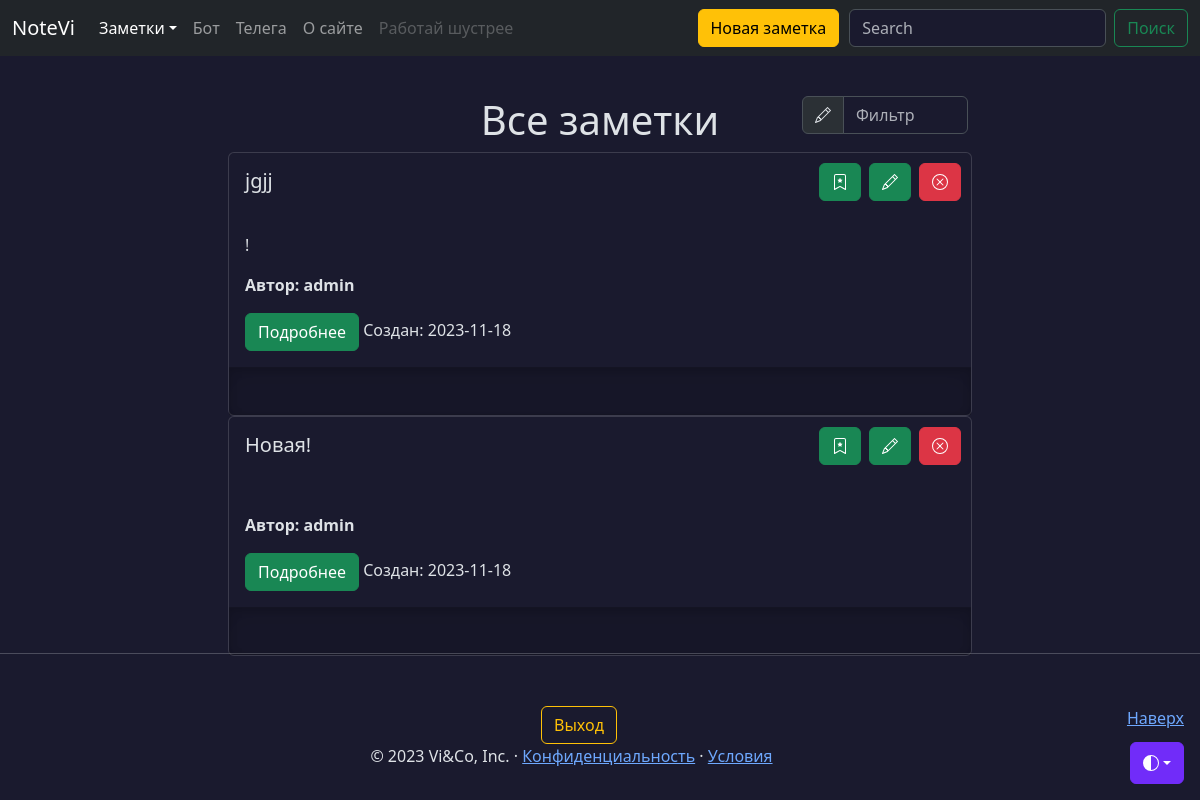
The app's page /notes (signed in) with its own data.
### models.py (models this page shows, shortened)
class Note(db.Model):
    id = db.Column(db.Integer, primary_key=True)
    title = db.Column(db.String(100), nullable=False, default=' ')
    intro = db.Column(db.String(200), nullable=False, default=' ')
    text = db.Column(db.Text, nullable=False, default=' ')
    user_id = db.Column(db.Integer,
                        db.ForeignKey('user.id'),
                        nullable=False,
                        default=1)
    data = db.Column(db.Date, nullable=False, default=datetime.utcnow)
    favorites = db.relationship('User',
                                secondary='favorites',
                                backref=db.backref('favorite_notes',
                                                   lazy=True),
                                lazy='subquery')
    public = db.Column(db.String(8), default=None)
    files = db.relationship('File',
                            secondary='note_file',
                            lazy='subquery',
                            backref=db.backref('notes',
                                               lazy=True))

class User(db.Model, UserMixin):
    id = db.Column(db.Integer, primary_key=True)
    username = db.Column(
        db.String(64), index=True, unique=True, nullable=False
    )
    email = db.Column(db.String(120), index=True, unique=True, nullable=False)
    password_hash = db.Column(db.String(255), nullable=False)
    notes = db.relationship('Note', backref='author', lazy='dynamic')
    created_on = db.Column(db.DateTime(), default=datetime.utcnow)
    updated_on = db.Column(
        db.DateTime(), default=datetime.utcnow, onupdate=datetime.utcnow
    )
    is_active = db.Column(db.Boolean(), default=True)
    def is_favorite(self, note):
        if not self.favorite_notes:
            return False
        return note in self.favorite_notes
    def is_author(self, note):
        return self.id == note.user_id

### views/notes.py (the view)
@app.route('/notes')
def notes():
    endpoint = request.endpoint
    if current_user.is_authenticated:
        notes = (Note.query
                     .filter(Note.user_id == current_user.id)
                     .order_by(Note.id.desc())
                     .all())
        return render_template('notes.html', notes=notes, endpoint=endpoint)
    else:
        return render_template('notes.html', endpoint=endpoint)

### models.py (called while the page is built)
@login_manager.user_loader
def load_user(user_id):
    return db.session.query(User).get(user_id)

### templates/notes.html (shortened to what this page needs)
{% extends 'base.html' %}
{% block content %}
{% if endpoint == 'public' or current_user.is_authenticated %}
<div class="container mt-5">
  <div class="row justify-content-md-center">
    <div class="col-sm-4 col-lg-2">
    </div>
    <div class="col-sm-4 align-self-center">
      {% if notes|length > 0 %}
        <h1 style="text-align: center;">Все заметки</h1>
      {% endif %}
    </div>
    <div class="col-sm-4 col-lg-2 mb-2">
      <div class="input-group">
        <span class="input-group-text" id="basic-addon1">
        </span>
        <input type="text" class="form-control" placeholder="Фильтр" aria-label="Фильтр" aria-describedby="basic-addon1" id="filterInput">
      </div>
    </div>
  </div>
  {% if notes|length > 0 %}
    {% for note in notes %}
      <div class="card container col-lg-8 p-0">
        <div class="card-body container">
          <h5 class="card-title col-6">{{ note.title }}</h5>
          <il class="col">{% include 'includes/btn.html' %}</il>
        </div>
        <div class="card-body container">
          <p class="card-text row-md">{{ note.intro }}</p>
          <p><b>Автор: {{ note.author.username }}</b></p>
          <a href="/notes/{{ note.id }}" class="btn btn-success" data-toggle="button" aria-pressed="false" autocomplete="off">
              Подробнее
          </a>
          <note class="date col">Cоздан: {{ note.data }}</note>
        </div>
        <div class="b-example-divider" style="width: 100%;"></div>
      </div>
    {% endfor %}
  {% endif %}
</div>
{% else %}
<div class="container mt-5">
  <h1 style="text-align: center;">Войдите или зарегистрируйтесь</h1>
</div>
{% endif %}
{% endblock %}

### templates/includes/btn.html (shortened to what this page needs)
{% if current_user.is_authenticated %}
  {% if not current_user.is_author(note) %}
  <a {% if current_user.is_favorite(note) %} href="/notes/{{ note.id }}/unfavorite" class="btn btn-success btn-bd-primary delete-button" {% else %} href="/notes/{{ note.id }}/favorite" class="btn btn-success delete-button" {% endif %}>
    <svg xmlns="http://www.w3.org/2000/svg" width="16" height="16" fill="currentColor" class="bi bi-trash" viewBox="0 0 16 16">
      <path d="M7.84 4.1a.178.178 0 0 1 .32 0l.634 1.285a.178.178 0 0 0 .134.098l1.42.206c.145.021.204.2.098.303L9.42 6.993a.178.178 0 0 0-.051.158l.242 1.414a.178.178 0 0 1-.258.187l-1.27-.668a.178.178 0 0 0-.165 0l-1.27.668a.178.178 0 0 1-.257-.187l.242-1.414a.178.178 0 0 0-.05-.158l-1.03-1.001a.178.178 0 0 1 .098-.303l1.42-.206a.178.178 0 0 0 .134-.098L7.84 4.1z"></path>
      <path d="M2 2a2 2 0 0 1 2-2h8a2 2 0 0 1 2 2v13.5a.5.5 0 0 1-.777.416L8 13.101l-5.223 2.815A.5.5 0 0 1 2 15.5V2zm2-1a1 1 0 0 0-1 1v12.566l4.723-2.482a.5.5 0 0 1 .554 0L13 14.566V2a1 1 0 0 0-1-1H4z"></path>
    </svg>
  </a>
  {% else %}
  <a {% if current_user.is_favorite(note) %} href="/notes/{{ note.id }}/unfavorite" class="btn btn-success btn-bd-primary favorite-button" {% else %} href="/notes/{{ note.id }}/favorite" class="btn btn-success favorite-button" {% endif %}>
  </a>
  {% endif %}
{% endif %}
{% if current_user.is_authenticated and current_user.is_author(note) %}
  <a href="/notes/{{ note.id }}/edit" class="btn btn-success edit-button">
  </a>
  <a href="/notes/{{ note.id }}/confirmation" class="btn btn-danger delete-button">
    </a>
{% endif %}

### static/css/base.css (style rules this page uses)
body { padding-top: 3rem; color: rgb(var(--bs-tertiary-color-rgb)); display: flex; flex-direction: column; height: 100%; }
.favorite-button { position: absolute; top: 10px; right: 110px; }
.edit-button { position: absolute; top: 10px; right: 60px; }
.delete-button { position: absolute; top: 10px; right: 10px; }
.b-example-divider { width: 100%; height: 3rem; background-color: rgba(0, 0, 0, .1); border: solid rgba(0, 0, 0, .15); border-width: 1px 0; box-shadow: inset 0 .5em 1.5em rgba(0, 0, 0, .1), inset 0 .125em .5em rgba(0, 0, 0, .15); }
.bi { vertical-align: -.125em; fill: currentColor; }
p { white-space: pre-line; }

### records on screen
Note: title "jgjj", intro "!", author.username "admin", data "2023-11-18"
Note: title "Новая!", author.username "admin", data "2023-11-18"
